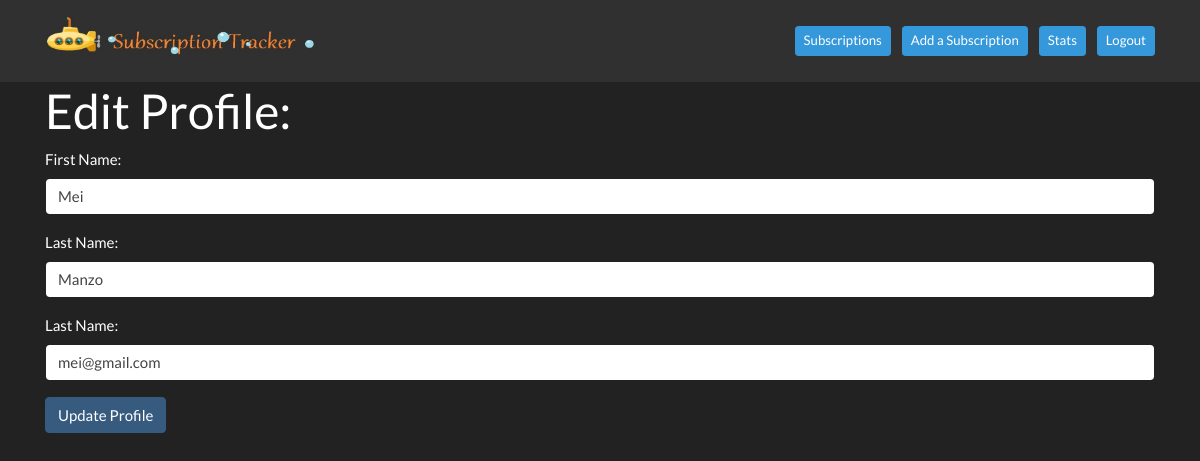
The page /user_account (signed in) on the database as committed earlier.
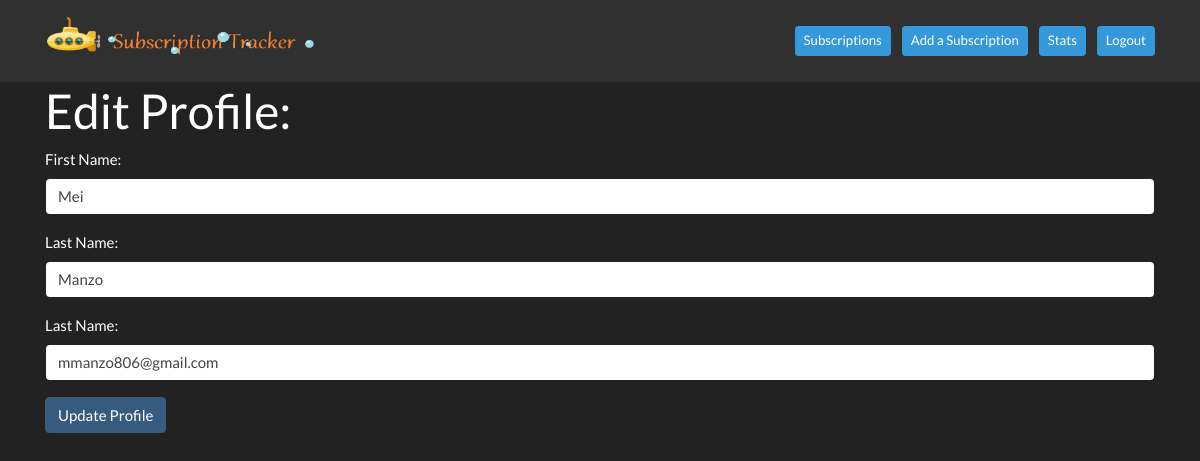
The same page on the database as committed later.
### group_app/models.py (models this page shows)
class User(models.Model):
    first_name = models.CharField(max_length=255)
    last_name = models.CharField(max_length=255)
    email = models.EmailField(max_length=255)
    password = models.CharField(max_length=255)
    updated_at = models.DateTimeField(auto_now=True)
    created_at = models.DateTimeField(auto_now_add = True)
    objects = UserManager()

### group_app/views.py (the view)
# urls.py: path('user_account', views.user_account),
def user_account(request):
    if 'user_id' in request.session:
        logged_user = User.objects.get(id=request.session['user_id'])
        context = {
            'logged_user': logged_user,
            'user_subscriptions': Subscription.objects.filter(user=logged_user),
        }
        return render(request, "editUser.html", context)
    return redirect("/")

### group_app/templates/editUser.html (shortened to what this page needs)
<!DOCTYPE html>
<html lang = "en">
<head>
    {% load static %}
    <link rel="stylesheet" href="{% static '' %}">
    <link rel="stylesheet" href="https://cdn.jsdelivr.net/npm/bootswatch@4.5.2/dist/darkly/bootstrap.min.css">
</head>
<body>
    <nav class="navbar navbar-expand-lg navbar-dark bg-dark">
        <div class="container">
            <img id="logo" src="{% static 'logo_dark_grey_bg.jpg' %}" alt="subscription tracker logo" style="width:270px;height:50px; padding-bottom: 10px; margin-right: 100px;">
            <div class="collapse navbar-collapse" id="navbarText">
                <span class="navbar-text">
                        <a href="/subscriptions/sd/1" role="button"
                        class="btn btn-sm btn-info ml-2 text-white">Subscriptions</a>
                        <a href="/add_subscription" role="button"
                        class="btn btn-sm btn-info ml-2 text-white">Add a Subscription</a>
                        <a href="/subscriptions/stats" role="button"
                        class="btn btn-sm btn-info ml-2 text-white">Stats</a>
                        </a> <a href="/logout" role="button"
                        class="btn btn-sm btn-info ml-2 text-white">Logout</a>
                </span>
            </div>
        </div>
    </nav>
    <div class="container">
        <h1>Edit Profile:</h1>
        <form action="/process_edit_user" method="POST">
            <div class="form-group">
                <label for='first_name'>First Name:</label>
                <input type="text" name="first_name" value="{{ logged_user.first_name }}" id='first_name' class='form-control'>
            </div>
            <div class="form-group">
                <label for='last_name'>Last Name:</label>
                <input type="text" name="last_name" value="{{ logged_user.last_name }}" id='last_name' class='form-control'>
            </div>
            <div class="form-group">
                <label for='email'>Last Name:</label>
                <input type="email" name="email" value="{{ logged_user.email }}" id='email' class='form-control'>
            </div>
            <div class="form-group">
                <button class='btn btn-primary' type="submit">Update Profile</button>
            </div>
        </form>
    </div>
</body>
</html>

Rows that differ between the two databases and show on the page:
changed User "Mei": email "mei@gmail.com" → "mmanzo806@gmail.com"
